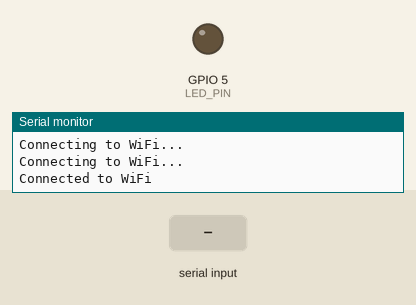
Recording of a sketch running on a simulated ESP8266 (NodeMCU). Shown: output pins drawn as LEDs (lit = HIGH), the last lines printed to the serial monitor. The inputs (shaded band) are chosen by the test bench. WiFi joins after 1.5 s; servers stay silent unless stated.

Above: at 3.2 s.
3.3 s: "1" received over Serial
At 3.7 s:
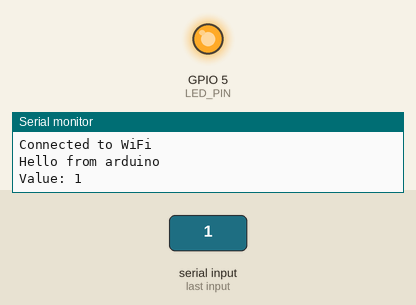
4.8 s: "0" received over Serial
At 6.1 s:
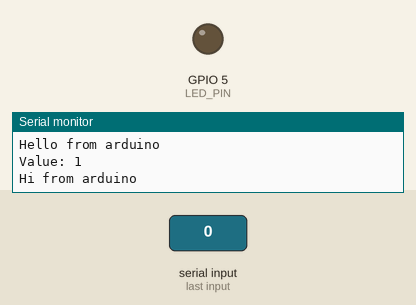
Timing chart, 0 to 7.8 s (numbered marks = the images above; inputs shaded):
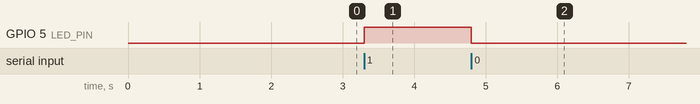

The sketch:

Esp8266-Arduino.ino
```cpp
//#if defined(ESP32)
//#include <WiFi.h>
//#include <FirebaseESP32.h>
#include <ESP8266WiFi.h>
#include <FirebaseArduino.h>

#define ssid "TanzaClan"
#define password "Tanza042001*"
#define firebaseHost "jayvis-iot-app-default-rtdb.firebaseio.com"
#define firebaseAuth "cSSdpXd88OdLUtCX9YowQvkMabxcT0KVO9t67FkV"

// initialize the value
int value = 0;

const int LED_PIN = 5;

void setup() {
  Serial.begin(9600);
  pinMode(LED_PIN, OUTPUT);
  WiFi.begin(ssid, password);

  while (WiFi.status() != WL_CONNECTED) {
    delay(1000);
    Serial.println("Connecting to WiFi...");
  }

  Serial.println("Connected to WiFi");

  Firebase.begin(firebaseHost, firebaseAuth);
}

// function to Increment the value
void increment() {
  value = value + 1;
  Serial.print("Value: ");
  Serial.println(value);
  Firebase.setInt("Registered Users/Xt8ZZFMRtwMG2iUerLpYicwxtjI3/counts", value);
}

// function to decrement the value
void decrement() {
  value = value - 1;
  Serial.print("Value: ");
  Serial.println(value);
  Firebase.setInt("Registered Users/Xt8ZZFMRtwMG2iUerLpYicwxtjI3/counts", value);
}

void loop() {
  if (Serial.available() > 0) {
    char signal = Serial.read();
    if (signal == '1') {
      digitalWrite(LED_PIN, HIGH);
      Serial.println("Hello from arduino");
      increment();
    } else {
      digitalWrite(LED_PIN, LOW);
      Serial.println("Hi from arduino");
    }
  }
}
```

Measured:
- after the input at 3.3 s, GPIO 5 (LED_PIN): LOW → HIGH at once
- after the input at 4.8 s, GPIO 5 (LED_PIN): HIGH → LOW at once
